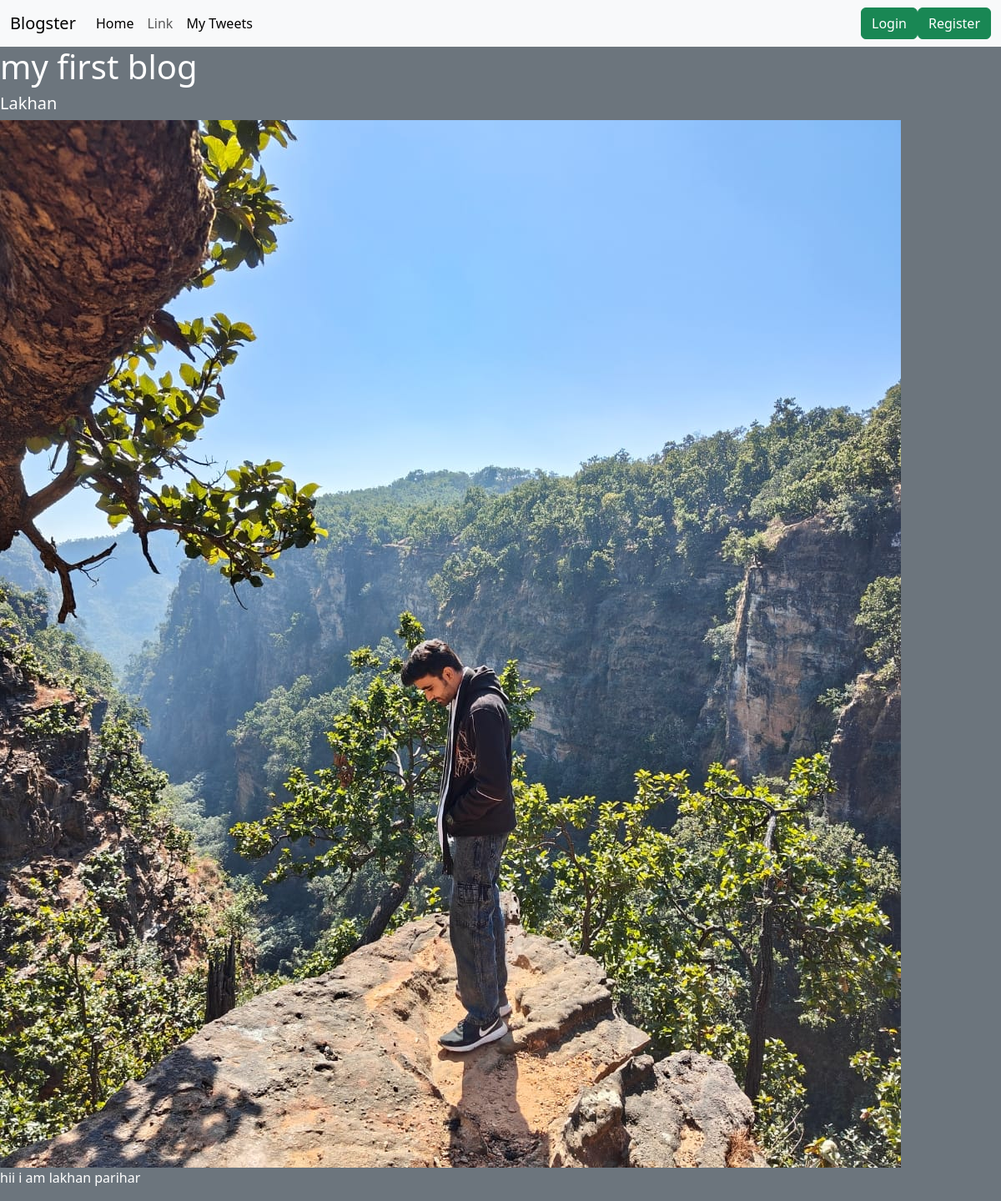
The app's page /tweet/2/user_tweet/ with its own data.
### tweet/models.py (models this page shows, shortened)
class Tweet(models.Model):
    user= models.ForeignKey(User,on_delete=models.CASCADE)
    title=models.TextField(max_length=240,default='my first blog')
    text=models.TextField(max_length=240)
    photo=models.ImageField(upload_to='photos/',blank=True,null=True)
    created_at=models.DateTimeField(auto_now_add=True)
    updated_at=models.DateTimeField( auto_now=True)

### tweet/views.py (the view)
# urls.py: path('<int:tweet_id>/user_tweet/',views.tweet,name='tweet'),
def tweet(request,tweet_id):
    tweet=get_object_or_404(Tweet,pk=tweet_id)
    return render(request,'tweet_page.html',{'tweet':tweet})

### tweet/templates/tweet_page.html (shortened to what this page needs)
{% extends "layout.html" %}
{% block content %}
<h1>{{tweet.title}}</h1>
<h5>{{tweet.user.username}}</h1>
<img src="{{tweet.photo.url}}">
<p>{{tweet.text}}</p>
{% endblock %}

### records on screen
Tweet: title "my first blog", user.username "Lakhan", photo (picture), text "hii i am lakhan parihar"
